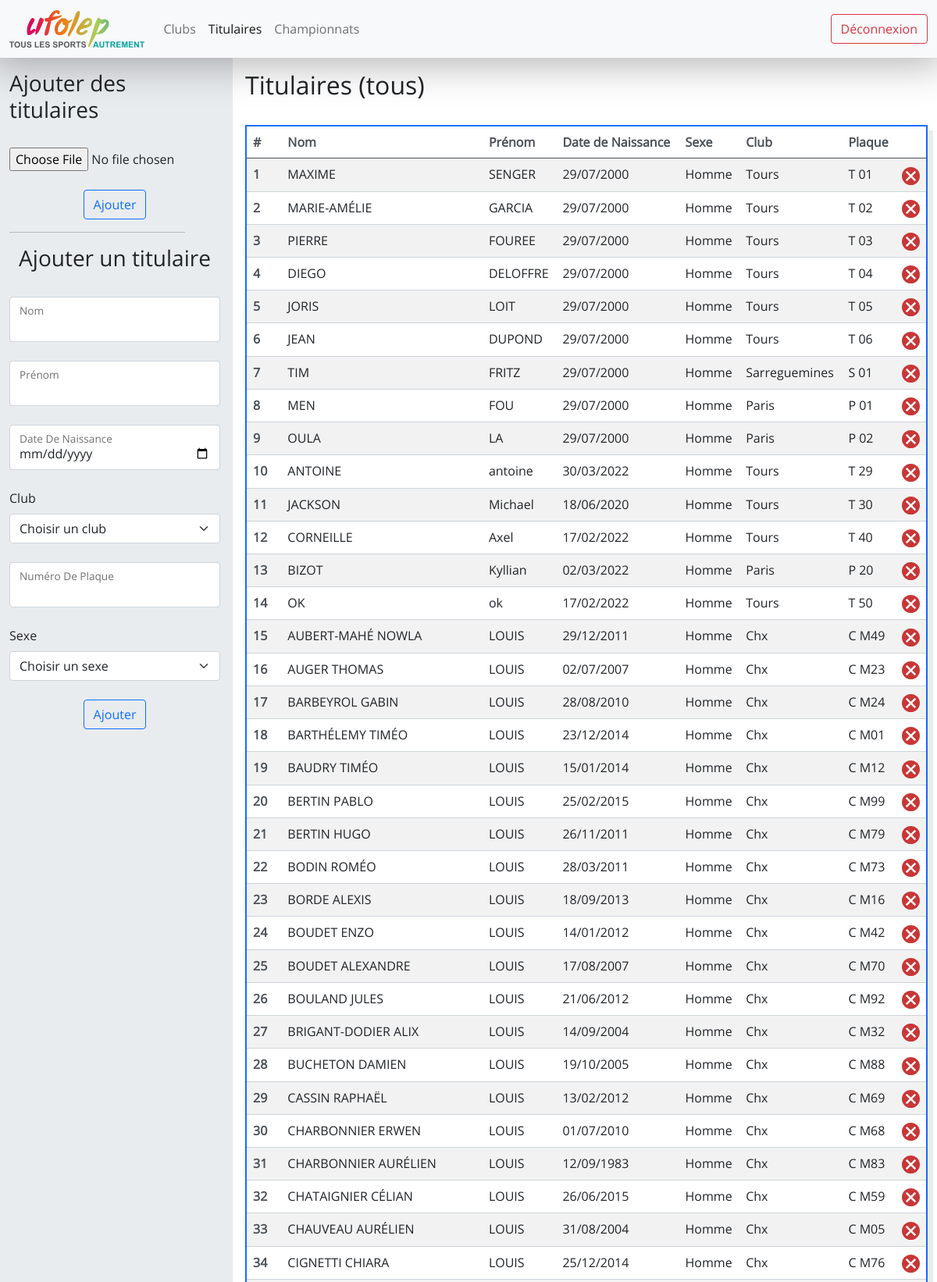
/titulaires/ (signed in, upper part), run on the app's committed database.
### website/models.py (models this page shows)
class Titulaire(db.Model) :
    __tablename__ = "titulaire"
    id = db.Column(db.Integer, primary_key=True)
    nom = db.Column(db.String(100), nullable=False)
    prenom = db.Column(db.String(100), nullable=False)
    date_naissance = db.Column(db.Date, nullable=False)
    numero_plaque = db.Column(db.String(2), nullable=False)
    club_id = db.Column(db.Integer, db.ForeignKey('club.id'), nullable=False)
    sexe_id = db.Column(db.Integer, db.ForeignKey('sexe.id'), nullable=False)
    manches = db.relationship('Participant_manche', backref='titulaire', lazy=True)

class Sexe(db.Model) :
    __tablename__ = "sexe"
    id = db.Column(db.Integer, primary_key=True)
    denomination = db.Column(db.String(20), unique=True, nullable=False)
    titulaires = db.relationship('Titulaire', backref='sexe', lazy=True)

### website/views.py (the view)
@views.route("/titulaires/")
@login_required
def titulaires() :
    titulaires = get_titulaires_dict(Titulaire.query.all())
    clubs = Club.query.all()
    sexes = Sexe.query.all()
    return render_template("titulaires.html", title="tous", titulaires=titulaires, clubs=clubs, sexes=sexes)

### app.py (called while the page is built)
@app.teardown_appcontext
def shutdown_session(exception=None):
    db.session.remove()

### website/__init__.py (called while the page is built)
def create_app() :
    app = Flask(__name__)
    app.config["SECRET_KEY"] = "ti=his is a test"
    app.config['SQLALCHEMY_DATABASE_URI'] = 'sqlite:///database.db'
    app.config['SQLALCHEMY_TRACK_MODIFICATIONS'] = True
    db.init_app(app)
    login_manager = LoginManager()
    login_manager.login_view = "auth.login"
    login_manager.init_app(app)
    from .models import User
    @login_manager.user_loader
    def load_user(user_id) :
        return User.query.get(int(user_id))
    from .views import views
    from .auth import auth
    app.register_blueprint(views, url_prefix="/")
    app.register_blueprint(auth, url_prefix="/")
    db.create_all(app=app)
    return app

### website/views.py (called while the page is built)
def get_titulaires_dict(titulaires) :
    to_return = []
    for titulaire in titulaires :
        club = Club.query.filter_by(id=titulaire.club_id).first()
        sexe = Sexe.query.filter_by(id=titulaire.sexe_id).first()
        to_return.append({
            "id": titulaire.id,
            "nom": titulaire.nom,
            "prenom": titulaire.prenom,
            "date_naissance": titulaire.date_naissance.strftime("%d/%m/%Y"),
            "club": club.ville[0].upper() + club.ville[1:],
            "sexe": sexe.denomination,
            "plaque": club.initiales.upper() + " " + str(titulaire.numero_plaque),
        })
    return to_return

### website/templates/titulaires.html (shortened to what this page needs)
{% extends "logged.html" %}
{% block logged_css %}
<link
    href="{{ url_for('static', filename='titulaires.css') }}"
    rel="stylesheet"
>
{% endblock %}
{% block left_col %}
<form class="" method="POST" action="/add_titulaires/" enctype="multipart/form-data">
    <div class="title horizontal-flex mb-4">
        <h3>Ajouter des titulaires</h3>
    </div>
     <div class="form-floating mb-4">
        <input type="file" name="xls" accept=".xls">
     </div>
       <div class="horizontal-flex">
        <button type="submit" class="btn btn-outline-primary">Ajouter</button>
    </div>
    <HR ALIGN=CENTER WIDTH="225">
</form>
<form class="" method="post">
    <div class="title horizontal-flex mb-4">
        <h3>Ajouter un titulaire</h3>
    </div>
    <div class="form-floating mb-4">
        <input type="text" class="form-control {% if name %}is-invalid{% endif %}" id="name" name="name">
        <label for="name">Nom</label>
    </div>
    <div class="form-floating mb-4">
        <input type="text" class="form-control {% if surname %}is-invalid{% endif %}" id="surname" name="surname">
        <label for="surname" class="form-label">Prénom</label>
    </div>
    <div class="form-floating mb-4">
        <input type="date" class="form-control {% if birthDate %}is-invalid{% endif %}" id="birthDate" name="birthDate">
        <label for="birthDate" class="form-label">Date De Naissance</label>
    </div>
    <div class="mb-4">
        <label for="club" class="form-label">Club</label>
        <select id="club" name="clubId" class="form-select {% if clubId %}is-invalid{% endif %}">
            <option value="none" selected>Choisir un club</option>
        </select>
    </div>
    <div class="form-floating mb-4">
        <input type="number" class="form-control {% if plaqueNb %}is-invalid{% endif %}" id="plaqueNb" name="plaqueNb">
        <label for="plaqueNb" class="form-label">Numéro De Plaque</label>
    </div>
    <div class="mb-4">
        <label for="sexe" class="form-label">Sexe</label>
        <select id="sexe" name="sexeId" class="form-select {% if sexeId %}is-invalid{% endif %}">
            <option value="none" selected>Choisir un sexe</option>
        </select>
    </div>
    <div class="horizontal-flex">
        <button type="submit" class="btn btn-outline-primary">Ajouter</button>
    </div>
</form>
{% endblock %}
{% block right_col %}
<div class="title mb-4">
    <h2>Titulaires ({{ title }})</h2>
</div>
<table class="table table-striped table-hover">
    <thead>
        <tr>
            <th scope="col">#</th>
            <th scope="col">Nom</th>
            <th scope="col">Prénom</th>
            <th scope="col">Date de Naissance</th>
            <th scope="col">Sexe</th>
            <th scope="col">Club</th>
            <th scope="col">Plaque</th>
            <th scope="col"></th>
        </tr>
    </thead>
    <tbody>
        {% for titulaire in titulaires %}
        <tr>
            <th scope="row">{{ loop.index }}</th>
            <td contenteditable="true">{{ titulaire.nom }}</td>
            <td contenteditable="true">{{ titulaire.prenom }}</td>
            <td contenteditable="true">{{ titulaire.date_naissance}}</td>
            <td contenteditable="true">{{ titulaire.sexe }}</td>
            <td contenteditable="true">{{ titulaire.club }}</td>
            <td contenteditable="true">{{ titulaire.plaque }}</td>
            <td class="img"><a onclick="delete_titulaire({{ titulaire.id }}, event)"><img src="{{ url_for('static', filename='delete.svg') }}" alt="Supprimer"></a></td>
        </tr>
        {% endfor %}
    </tbody>
</table>
{% endblock %}

### website/static/main.css (style rules this page uses)
* { padding: 0; margin: 0; }
html, body { font-family: open-sans; overflow: hidden; }
select { font-family: open-sans; }
.horizontal-flex { display: flex; justify-content: center; }
.table { box-shadow: 7px 7px 0 0 var(--bs-gray-200); border: 2px solid var(--bs-blue) !important; }
.table th { color: var(--bs-gray-700); border-color: var(--bs-gray-400); }
.table td { border-color: var(--bs-gray-400); }

### website/static/titulaires.css (style rules this page uses)
.title { display: flex; }
td.img { width: 2.5rem; }
td.img img { height: auto; max-width: 100%; }

### data on the page
Titulaire: nom "MAXIME", prenom "SENGER"
Sexe: sexe "Homme" "Homme" "Homme" "Homme" "Homme" "Homme" "Homme" "Homme" "Homme" "Homme" "Homme" "Homme" "Homme" "Homme" "Homme" "Homme" "Homme" "Homme" "Homme" "Homme" "Homme" "Homme" "Homme" "Homme" "Homme" "Homme" "Homme" "Homme" "Homme" "Homme" "Homme" "Homme" "Homme" "Homme"
Titulaire: nom "MARIE-AMÉLIE", prenom "GARCIA"
Titulaire: nom "PIERRE", prenom "FOUREE"
Titulaire: nom "DIEGO", prenom "DELOFFRE"
Titulaire: nom "JORIS", prenom "LOIT"
Titulaire: nom "JEAN", prenom "DUPOND"
Titulaire: nom "TIM", prenom "FRITZ"
Titulaire: nom "MEN", prenom "FOU"
Titulaire: nom "OULA", prenom "LA"
Titulaire: nom "ANTOINE", prenom "antoine"
Titulaire: nom "JACKSON", prenom "Michael"
Titulaire: nom "CORNEILLE", prenom "Axel"
Titulaire: nom "BIZOT", prenom "Kyllian"
Titulaire: nom "OK", prenom "ok"
Titulaire: nom "AUBERT-MAHÉ NOWLA", prenom "LOUIS"
Titulaire: nom "AUGER THOMAS", prenom "LOUIS"
Titulaire: nom "BARBEYROL GABIN", prenom "LOUIS"
Titulaire: nom "BARTHÉLEMY TIMÉO", prenom "LOUIS"
Titulaire: nom "BAUDRY TIMÉO", prenom "LOUIS"
Titulaire: nom "BERTIN PABLO", prenom "LOUIS"
Titulaire: nom "BERTIN HUGO", prenom "LOUIS"
Titulaire: nom "BODIN ROMÉO", prenom "LOUIS"
Titulaire: nom "BORDE ALEXIS", prenom "LOUIS"
Titulaire: nom "BOUDET ENZO", prenom "LOUIS"
Titulaire: nom "BOUDET ALEXANDRE", prenom "LOUIS"
Titulaire: nom "BOULAND JULES", prenom "LOUIS"
Titulaire: nom "BRIGANT-DODIER ALIX", prenom "LOUIS"
Titulaire: nom "BUCHETON DAMIEN", prenom "LOUIS"
Titulaire: nom "CASSIN RAPHAËL", prenom "LOUIS"
Titulaire: nom "CHARBONNIER ERWEN", prenom "LOUIS"
Titulaire: nom "CHARBONNIER AURÉLIEN", prenom "LOUIS"
Titulaire: nom "CHATAIGNIER CÉLIAN", prenom "LOUIS"
Titulaire: nom "CHAUVEAU AURÉLIEN", prenom "LOUIS"
Titulaire: nom "CIGNETTI CHIARA", prenom "LOUIS"

### other printed values
{{ title }} "tous"
{{ titulaire.date_naissance }} "29/07/2000" "29/07/2000" "29/07/2000" "29/07/2000" "29/07/2000" "29/07/2000" "29/07/2000" "29/07/2000" "29/07/2000" "30/03/2022" "18/06/2020" "17/02/2022" "02/03/2022" "17/02/2022" "29/12/2011" "02/07/2007" "28/08/2010" "23/12/2014" "15/01/2014" "25/02/2015" "26/11/2011" "28/03/2011" "18/09/2013" "14/01/2012" "17/08/2007" "21/06/2012" "14/09/2004" "19/10/2005" "13/02/2012" "01/07/2010" "12/09/1983" "26/06/2015" "31/08/2004" "25/12/2014"
{{ titulaire.club }} "Tours" "Tours" "Tours" "Tours" "Tours" "Tours" "Sarreguemines" "Paris" "Paris" "Tours" "Tours" "Tours" "Paris" "Tours" "Chx" "Chx" "Chx" "Chx" "Chx" "Chx" "Chx" "Chx" "Chx" "Chx" "Chx" "Chx" "Chx" "Chx" "Chx" "Chx" "Chx" "Chx" "Chx" "Chx"
{{ titulaire.plaque }} "T 01" "T 02" "T 03" "T 04" "T 05" "T 06" "S 01" "P 01" "P 02" "T 29" "T 30" "T 40" "P 20" "T 50" "C M49" "C M23" "C M24" "C M01" "C M12" "C M99" "C M79" "C M73" "C M16" "C M42" "C M70" "C M92" "C M32" "C M88" "C M69" "C M68" "C M83" "C M59" "C M05" "C M76"
